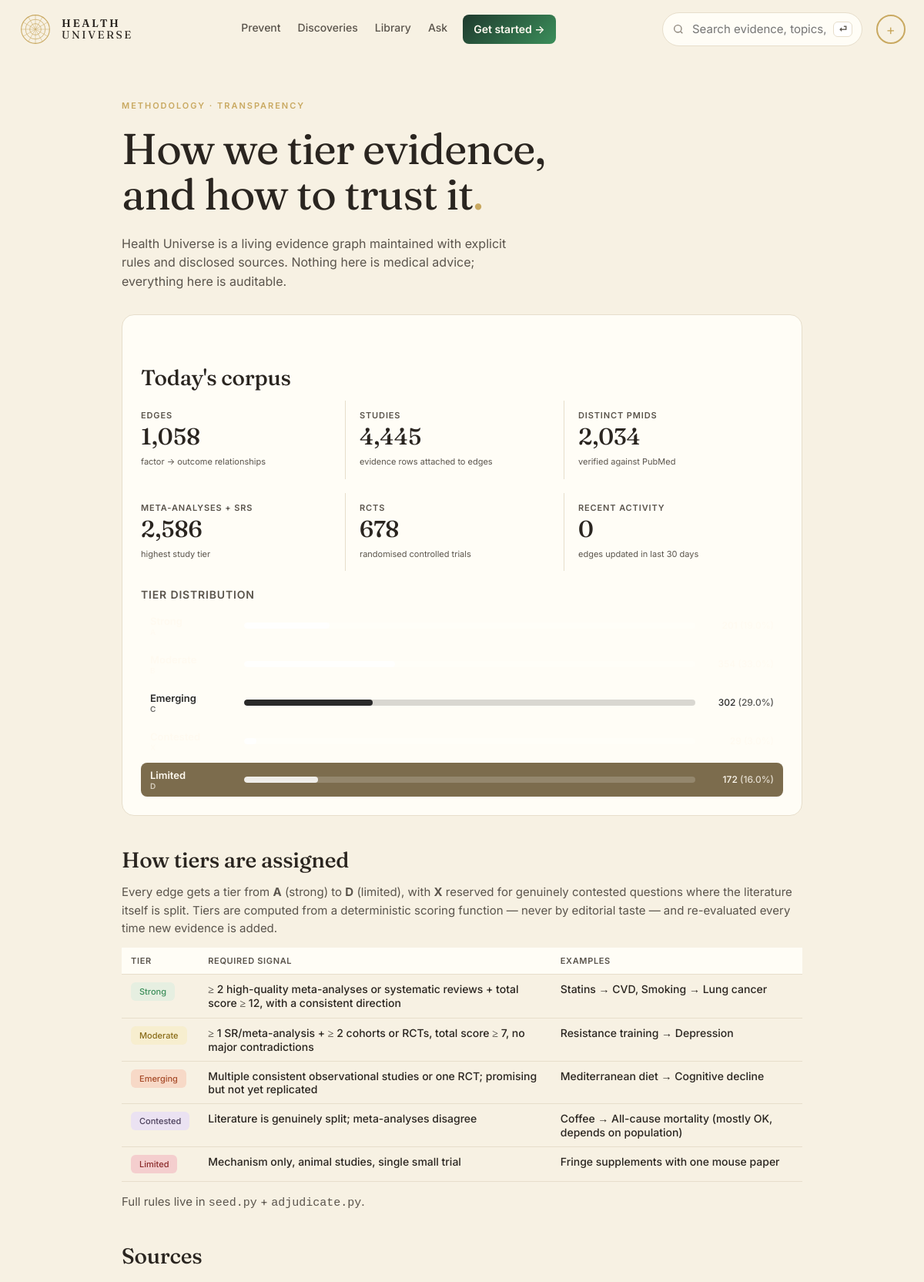
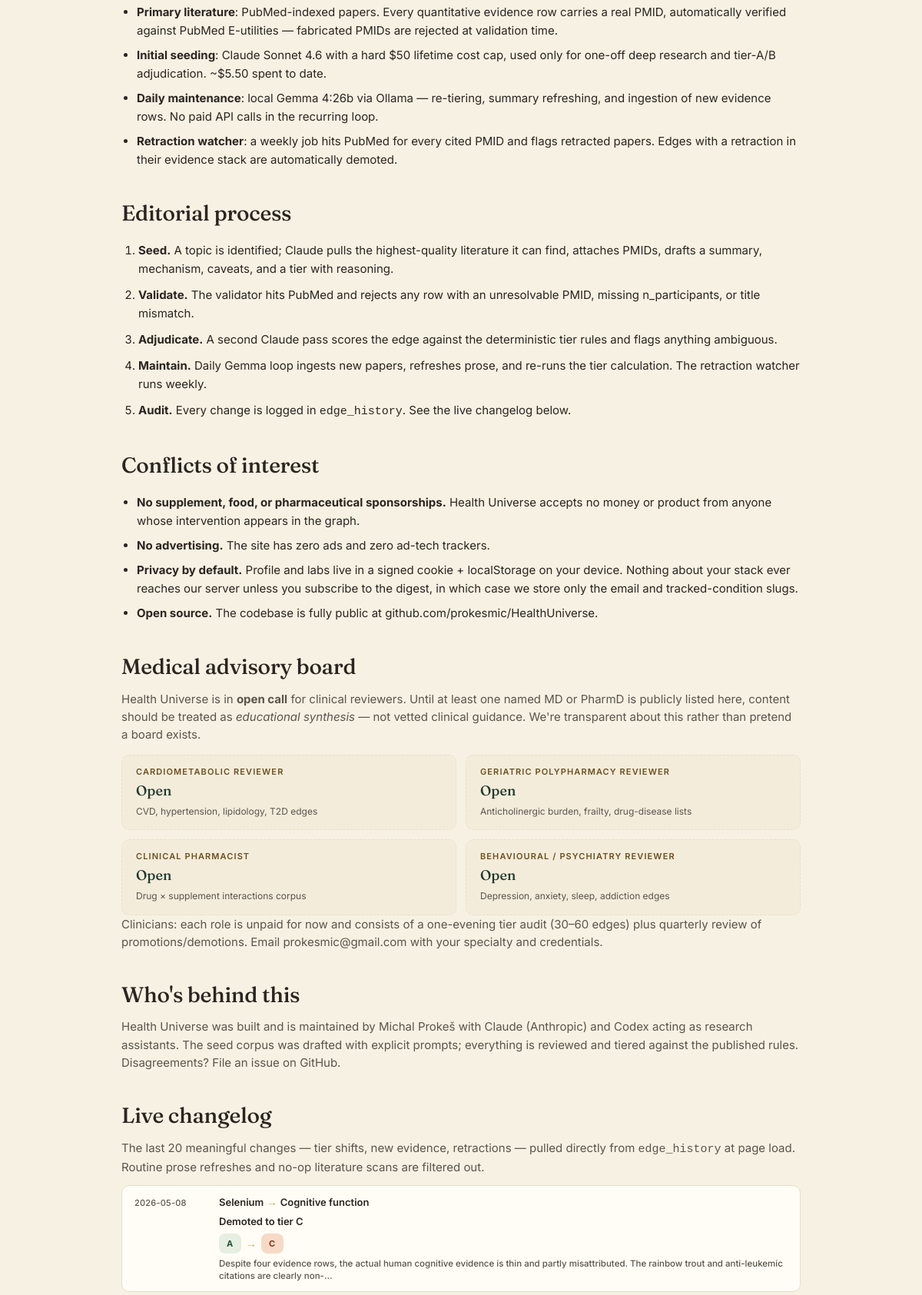
Screenshot of /methodology (upper part) with the database file from the repository (2 pictures, top to bottom).
### tables this page shows
CREATE TABLE edge (
    id              INTEGER PRIMARY KEY,
    factor_id       INTEGER NOT NULL REFERENCES entity(id),
    outcome_id      INTEGER NOT NULL REFERENCES entity(id),
    direction       TEXT NOT NULL CHECK (direction IN (
                      'protective','harmful','neutral','u_shaped','mixed')),
    tier            TEXT NOT NULL CHECK (tier IN ('A','B','C','D','X','deprecated')),
    effect_size     TEXT,         -- qualitative: trivial/small/moderate/large
    effect_quant    TEXT,         -- e.g. "RR 0.82 (0.74-0.91)"
    population      TEXT,         -- e.g. "adults>50; ApoE4 carriers"
    mechanism       TEXT,         -- 1-paragraph plain English
    summary         TEXT,         -- card body copy
    caveats         TEXT,
    seed_source     TEXT NOT NULL CHECK (seed_source IN ('claude_seed','gemma_daily','manual')),
    created_at      TEXT NOT NULL DEFAULT (datetime('now')),
    updated_at      TEXT NOT NULL DEFAULT (datetime('now')),
    last_reviewed   TEXT NOT NULL DEFAULT (datetime('now')), embedding BLOB, embedded_at TEXT,
    UNIQUE(factor_id, outcome_id, population)
);

CREATE TABLE entity (
    id            INTEGER PRIMARY KEY,
    slug          TEXT NOT NULL UNIQUE,
    name          TEXT NOT NULL,
    kind          TEXT NOT NULL CHECK (kind IN (
                    'food','nutrient','supplement','drug','activity',
                    'behavior','environmental','pathogen','gene',
                    'biomarker','condition','process')),
    aliases       TEXT,           -- JSON array
    description   TEXT,
    created_at    TEXT NOT NULL DEFAULT (datetime('now')),
    updated_at    TEXT NOT NULL DEFAULT (datetime('now'))
, embedding BLOB, embedded_at TEXT);

### web/app.py (the view)
@app.get("/methodology", response_class=HTMLResponse)
def methodology(request: Request):
    with connect() as conn:
        tier_rows = conn.execute(
            "SELECT tier, COUNT(*) c FROM edge GROUP BY tier").fetchall()
        tier_dist = {r["tier"]: r["c"] for r in tier_rows}
        from datetime import timedelta as _td
        today = datetime_now()
        windows = {
            "Last 7 days":  (today - _td(days=7)).strftime("%Y-%m-%d"),
            "Last 30 days": (today - _td(days=30)).strftime("%Y-%m-%d"),
            "Last 90 days": (today - _td(days=90)).strftime("%Y-%m-%d"),
        }
        recency = {}
        n_edges_total = conn.execute("SELECT COUNT(*) c FROM edge").fetchone()["c"]
        for label, since in windows.items():
            recency[label] = conn.execute(
                "SELECT COUNT(*) c FROM edge WHERE updated_at >= ?",
                (since,)).fetchone()["c"]
        for label in list(recency):
            if n_edges_total and recency[label] > n_edges_total * 0.5:
                recency[label] = 0
        n_studies = conn.execute("SELECT COUNT(*) c FROM evidence").fetchone()["c"]
        n_pmids = conn.execute(
            "SELECT COUNT(DISTINCT pmid) c FROM evidence WHERE pmid IS NOT NULL AND pmid != ''"
        ).fetchone()["c"]
        n_meta = conn.execute(
            "SELECT COUNT(*) c FROM evidence WHERE study_type IN ('meta_analysis','systematic_review')"
        ).fetchone()["c"]
        n_rct = conn.execute(
            "SELECT COUNT(*) c FROM evidence WHERE study_type='rct'"
        ).fetchone()["c"]
        raw_changes = [dict(r) for r in conn.execute("""
            SELECT h.changed_at, h.field, h.old_value, h.new_value, h.reason,
                   h.actor,
                   e.id AS edge_id, f.name AS f_name, o.name AS o_name
            FROM edge_history h
            JOIN edge e ON e.id = h.edge_id
            JOIN entity f ON f.id = e.factor_id
            JOIN entity o ON o.id = e.outcome_id
            ORDER BY h.changed_at DESC
            LIMIT 200""").fetchall()]
        changelog = []
        for r in raw_changes:
            ev = _classify_event(r)
            if not ev["is_meaningful"]:
                continue
            ev["edge_id"] = r["edge_id"]
            ev["f_name"]  = r["f_name"]
            ev["o_name"]  = r["o_name"]
            changelog.append(ev)
            if len(changelog) >= 20:
                break
        n_edges = conn.execute("SELECT COUNT(*) c FROM edge").fetchone()["c"]
    return render(request, "methodology.html", {
        "title": "Methodology",
        "tier_dist": tier_dist,
        "recency": recency,
        "n_edges": n_edges,
        "n_studies": n_studies,
        "n_pmids": n_pmids,
        "n_meta": n_meta,
        "n_rct": n_rct,
        "changelog": changelog,
    })

### web/templates/methodology.html (shortened to what this page needs)
{% extends "base.html" %}
{% block content %}
<section class="meth-page">
  <header class="meth-head">
    <p class="hp-eyebrow">METHODOLOGY · TRANSPARENCY</p>
    <h1 class="hp-title">How we tier evidence,<br/>and how to trust it<span class="dot">.</span></h1>
    <p class="hp-lede">Health Universe is a living evidence graph maintained
      with explicit rules and disclosed sources. Nothing here is medical
      advice; everything here is auditable.</p>
  </header>
  <section class="meth-stats">
    <h2 class="meth-h2">Today's corpus</h2>
    <div class="meth-stat-grid">
      <div><dt>Edges</dt><dd>{{ "{:,}".format(n_edges) }}</dd><small>factor → outcome relationships</small></div>
      <div><dt>Studies</dt><dd>{{ "{:,}".format(n_studies) }}</dd><small>evidence rows attached to edges</small></div>
      <div><dt>Distinct PMIDs</dt><dd>{{ "{:,}".format(n_pmids) }}</dd><small>verified against PubMed</small></div>
      <div><dt>Meta-analyses + SRs</dt><dd>{{ "{:,}".format(n_meta) }}</dd><small>highest study tier</small></div>
      <div><dt>RCTs</dt><dd>{{ "{:,}".format(n_rct) }}</dd><small>randomised controlled trials</small></div>
      <div><dt>Recent activity</dt><dd>{{ "{:,}".format(recency.get("Last 30 days", 0)) }}</dd><small>edges updated in last 30 days</small></div>
    </div>
    <h3 class="meth-h3">Tier distribution</h3>
    <div class="meth-tier-bars">
      {% set total = (tier_dist.values()|list|sum) or 1 %}
      {% for code, label in [('A','Strong'),('B','Moderate'),('C','Emerging'),('X','Contested'),('D','Limited')] %}
      {% set n = tier_dist.get(code, 0) %}
      <div class="meth-tier-bar tier-bg-{{ code }}">
        <span class="meth-tier-bar-label">{{ label }}<small>{{ code }}</small></span>
        <span class="meth-tier-bar-bar"><i style="width: {{ ((n / total) * 100)|round(1) }}%"></i></span>
        <span class="meth-tier-bar-count">{{ n }} <small>({{ ((n / total) * 100)|round(0) }}%)</small></span>
      </div>
      {% endfor %}
    </div>
  </section>
  <section class="meth-block">
    <h2 class="meth-h2">How tiers are assigned</h2>
    <p>Every edge gets a tier from <b>A</b> (strong) to <b>D</b> (limited),
      with <b>X</b> reserved for genuinely contested questions where the
      literature itself is split. Tiers are computed from a deterministic
      scoring function — never by editorial taste — and re-evaluated
      every time new evidence is added.</p>
    <table class="meth-tier-table">
      <thead><tr><th>Tier</th><th>Required signal</th><th>Examples</th></tr></thead>
      <tbody>
        <tr><td><span class="hp-badge hp-badge-tier-A">Strong</span></td>
            <td>≥ 2 high-quality meta-analyses or systematic reviews + total score ≥ 12, with a consistent direction</td>
            <td>Statins → CVD, Smoking → Lung cancer</td></tr>
        <tr><td><span class="hp-badge hp-badge-tier-B">Moderate</span></td>
            <td>≥ 1 SR/meta-analysis + ≥ 2 cohorts or RCTs, total score ≥ 7, no major contradictions</td>
            <td>Resistance training → Depression</td></tr>
        <tr><td><span class="hp-badge hp-badge-tier-C">Emerging</span></td>
            <td>Multiple consistent observational studies or one RCT; promising but not yet replicated</td>
            <td>Mediterranean diet → Cognitive decline</td></tr>
        <tr><td><span class="hp-badge hp-badge-tier-X">Contested</span></td>
            <td>Literature is genuinely split; meta-analyses disagree</td>
            <td>Coffee → All-cause mortality (mostly OK, depends on population)</td></tr>
        <tr><td><span class="hp-badge hp-badge-tier-D">Limited</span></td>
            <td>Mechanism only, animal studies, single small trial</td>
            <td>Fringe supplements with one mouse paper</td></tr>
      </tbody>
    </table>
    <p>Full rules live in
      <a href="https://github.com/prokesmic/HealthUniverse/blob/main/seed.py" target="_blank" rel="noopener"><code>seed.py</code></a> +
      <a href="https://github.com/prokesmic/HealthUniverse/blob/main/adjudicate.py" target="_blank" rel="noopener"><code>adjudicate.py</code></a>.</p>
  </section>
  <section class="meth-block">
    <h2 class="meth-h2">Sources</h2>
    <ul class="meth-sources">
      <li><b>Primary literature</b>: PubMed-indexed papers. Every quantitative
        evidence row carries a real PMID, automatically verified against
        PubMed E-utilities — fabricated PMIDs are rejected at validation
        time.</li>
      <li><b>Initial seeding</b>: Claude Sonnet 4.6 with a hard $50 lifetime
        cost cap, used only for one-off deep research and tier-A/B
        adjudication. ~$5.50 spent to date.</li>
      <li><b>Daily maintenance</b>: local Gemma 4:26b via Ollama —
        re-tiering, summary refreshing, and ingestion of new evidence
        rows. No paid API calls in the recurring loop.</li>
      <li><b>Retraction watcher</b>: a weekly job hits PubMed for every
        cited PMID and flags retracted papers. Edges with a retraction
        in their evidence stack are automatically demoted.</li>
    </ul>
  </section>
  <section class="meth-block">
    <h2 class="meth-h2">Editorial process</h2>
    <ol class="meth-steps">
      <li><b>Seed.</b> A topic is identified; Claude pulls the
        highest-quality literature it can find, attaches PMIDs, drafts a
        summary, mechanism, caveats, and a tier with reasoning.</li>
      <li><b>Validate.</b> The validator hits PubMed and rejects any row
        with an unresolvable PMID, missing n_participants, or title
        mismatch.</li>
      <li><b>Adjudicate.</b> A second Claude pass scores the edge against
        the deterministic tier rules and flags anything ambiguous.</li>
      <li><b>Maintain.</b> Daily Gemma loop ingests new papers, refreshes
        prose, and re-runs the tier calculation. The retraction watcher
        runs weekly.</li>
      <li><b>Audit.</b> Every change is logged in <code>edge_history</code>.
        See the <a href="#changelog">live changelog below</a>.</li>
    </ol>
  </section>
  <section class="meth-block">
    <h2 class="meth-h2">Conflicts of interest</h2>
    <ul class="meth-coi">
      <li><b>No supplement, food, or pharmaceutical sponsorships.</b>
        Health Universe accepts no money or product from anyone whose
        intervention appears in the graph.</li>
      <li><b>No advertising.</b> The site has zero ads and zero ad-tech
        trackers.</li>
      <li><b>Privacy by default.</b> Profile and labs live in a signed
        cookie + localStorage on your device. Nothing about your stack
        ever reaches our server unless you subscribe to the digest, in
        which case we store only the email and tracked-condition slugs.</li>
      <li><b>Open source.</b> The codebase is fully public at
        <a href="https://github.com/prokesmic/HealthUniverse" target="_blank" rel="noopener">github.com/prokesmic/HealthUniverse</a>.</li>
    </ul>
  </section>
  <section class="meth-block" id="advisors">
    <h2 class="meth-h2">Medical advisory board</h2>
    <p>Health Universe is in <b>open call</b> for clinical reviewers.
      Until at least one named MD or PharmD is publicly listed here,
      content should be treated as <em>educational synthesis</em> — not
      vetted clinical guidance. We're transparent about this rather than
      pretend a board exists.</p>
    <ul class="meth-board">
      <li class="meth-board-card meth-board-open">
        <span class="meth-board-role">Cardiometabolic reviewer</span>
        <b>Open</b>
        <small class="muted">CVD, hypertension, lipidology, T2D edges</small>
      </li>
      <li class="meth-board-card meth-board-open">
        <span class="meth-board-role">Geriatric polypharmacy reviewer</span>
        <b>Open</b>
        <small class="muted">Anticholinergic burden, frailty, drug-disease lists</small>
      </li>
      <li class="meth-board-card meth-board-open">
        <span class="meth-board-role">Clinical pharmacist</span>
        <b>Open</b>
        <small class="muted">Drug × supplement interactions corpus</small>
      </li>
      <li class="meth-board-card meth-board-open">
        <span class="meth-board-role">Behavioural / psychiatry reviewer</span>
        <b>Open</b>
        <small class="muted">Depression, anxiety, sleep, addiction edges</small>
      </li>
    </ul>
    <p>Clinicians: each role is unpaid for now and consists of a
      one-evening tier audit (30–60 edges) plus quarterly review of
      promotions/demotions. Email
      <a href="mailto:prokesmic@gmail.com?subject=HU%20advisory%20board">
        prokesmic@gmail.com</a> with your specialty and credentials.</p>
  </section>
  <section class="meth-block">
    <h2 class="meth-h2">Who's behind this</h2>
    <p>Health Universe was built and is maintained by
      <a href="mailto:prokesmic@gmail.com">Michal Prokeš</a> with
      Claude (Anthropic) and Codex acting as research assistants.
      The seed corpus was drafted with explicit prompts; everything is
      reviewed and tiered against the published rules. Disagreements?
      File an issue on
      <a href="https://github.com/prokesmic/HealthUniverse/issues" target="_blank" rel="noopener">GitHub</a>.</p>
  </section>
  <section class="meth-block" id="changelog">
    <h2 class="meth-h2">Live changelog</h2>
    <p class="muted">The last 20 meaningful changes — tier shifts, new
      evidence, retractions — pulled directly from
      <code>edge_history</code> at page load. Routine prose refreshes
      and no-op literature scans are filtered out.</p>
    {% if changelog %}
    <ul class="meth-changelog">
      {% for c in changelog %}
      <li class="audit-event audit-event-{{ c.category }}">
        <span class="audit-event-date">{{ c.changed_at[:10] }}</span>
        <div class="audit-event-body">
          <a href="/edge/{{ c.edge_id }}" class="meth-cl-link">
            <b>{{ c.f_name }}</b> <span class="dossier-arrow" aria-hidden="true">→</span> <b>{{ c.o_name }}</b>
          </a>
          <b class="audit-event-headline">{{ c.headline }}</b>
          {% if c.category in ('tier_promotion', 'tier_demotion') and c.old_value and c.new_value %}
          <div class="audit-tierchange">
            <span class="pill tier-{{ c.old_value }}">{{ c.old_value }}</span>
            <span class="dossier-arrow" aria-hidden="true">→</span>
            <span class="pill tier-{{ c.new_value }}">{{ c.new_value }}</span>
          </div>
          {% endif %}
          {% if c.detail %}<small class="muted">{{ c.detail[:160] }}{% if c.detail|length > 160 %}…{% endif %}</small>{% endif %}
        </div>
      </li>
      {% endfor %}
    </ul>
    {% else %}
    <p class="muted">No tier changes recorded yet — the corpus has been
      stable since seed.</p>
    {% endif %}
  </section>
</section>
{% endblock %}

### rows the page displays
edge: changed_at "2026-05-08", f_name "Selenium", o_name "Cognitive function", headline "Demoted to tier C", old_value "A", new_value "C", detail "Despite four evidence rows, the actual human cognitive evidence is thin and partly misattributed. The rainbow trout and anti-leukemic citations are clearly non-"

### other values shown
{{ nav_initials or '+' }} "+"
{{ "{:,}".format(n_edges) }} "1,058"
{{ "{:,}".format(n_studies) }} "4,445"
{{ "{:,}".format(n_pmids) }} "2,034"
{{ "{:,}".format(n_meta) }} "2,586"
{{ "{:,}".format(n_rct) }} "678"
{{ "{:,}".format(recency.get("Last 30 days", 0)) }} "0"
{{ label }} "Emerging" "Limited"
{{ code }} "C" "D"
{{ n }} "302" "172"
{{ ((n / total) * 100)|round(0) }} "29.0" "16.0"
